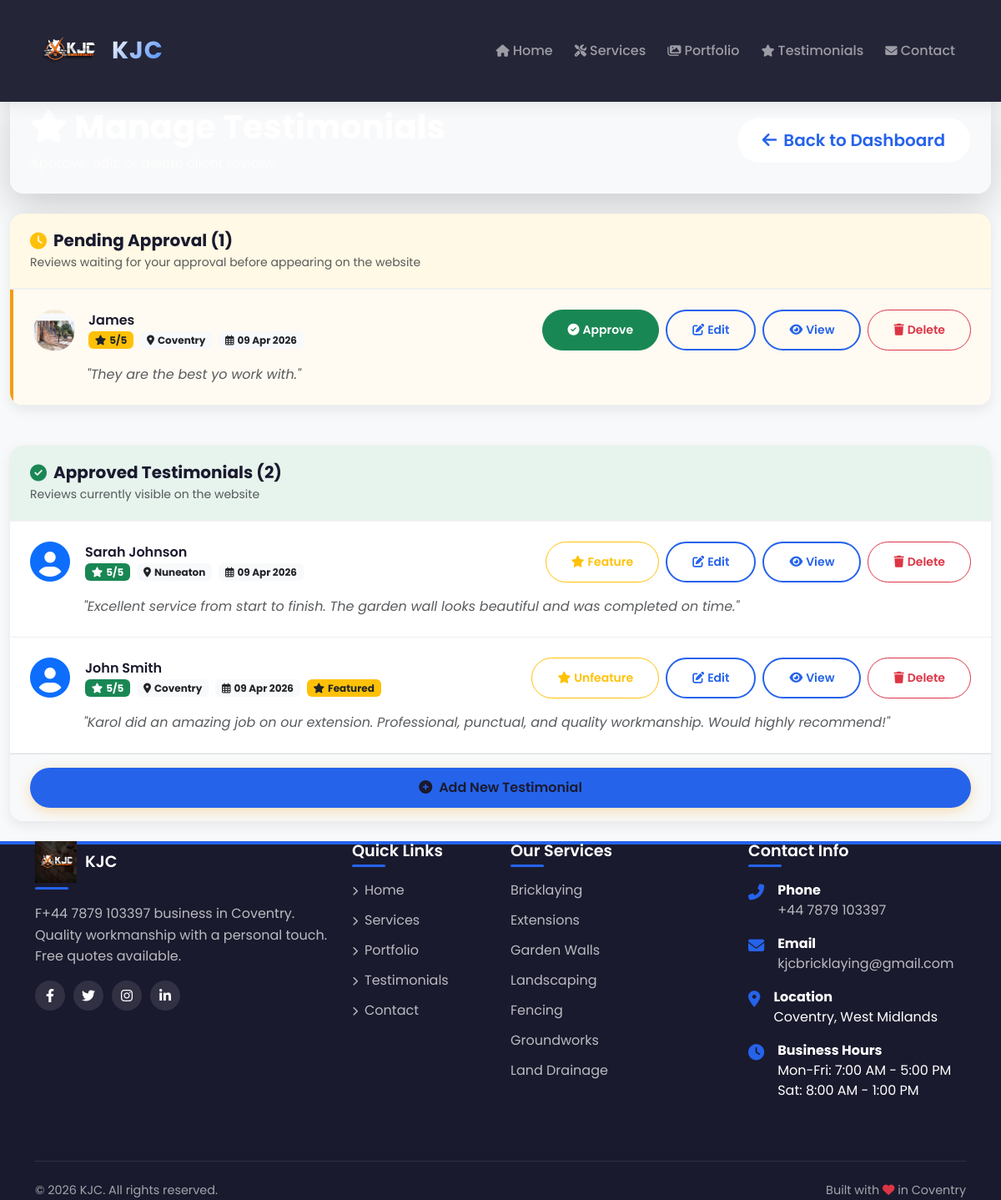
/admin/testimonials (signed in), run on the app's committed database.
### database.py (models this page shows, shortened)
class Testimonial(db.Model):
    id = db.Column(db.Integer, primary_key=True)
    client_name = db.Column(db.String(100), nullable=False)
    client_email = db.Column(db.String(120), nullable=False)
    client_location = db.Column(db.String(100))
    client_image = db.Column(db.String(200))
    content = db.Column(db.Text, nullable=False)
    rating = db.Column(db.Integer, default=5)
    date = db.Column(db.DateTime, default=datetime.utcnow)
    approved = db.Column(db.Boolean, default=False)  # Default to False for pending approval
    featured = db.Column(db.Boolean, default=False)
    project_id = db.Column(db.Integer, db.ForeignKey('project.id', ondelete='SET NULL'))
    project = db.relationship('Project', backref='testimonials', foreign_keys=[project_id])
    ip_address = db.Column(db.String(45))
    user_agent = db.Column(db.String(200))
    created_at = db.Column(db.DateTime, default=datetime.utcnow)
    updated_at = db.Column(db.DateTime, default=datetime.utcnow, onupdate=datetime.utcnow)

### app.py (the view)
@app.route('/admin/testimonials')
@login_required
def admin_testimonials():
    pending = Testimonial.query.filter_by(approved=False).order_by(Testimonial.date.desc()).all()
    approved = Testimonial.query.filter_by(approved=True).order_by(Testimonial.date.desc()).all()
    return render_template('admin/testimonials.html', pending=pending, approved=approved, now=datetime.now())

### app.py (called while the page is built)
@login_manager.user_loader
def load_user(user_id):
    return User.query.get(int(user_id))

@app.context_processor
def inject_now():
    return {
        'now': datetime.now(),
        'site_title': SiteSettings.get('site_title', 'KJC'),
        'site_phone': SiteSettings.get('phone', '+44 7879 103397'),
        'site_email': SiteSettings.get('email', 'kjcbricklaying@gmail.com'),
        'site_address': SiteSettings.get('address', 'Coventry, West Midlands'),
        'whatsapp_number': SiteSettings.get('whatsapp', '+44 7879 103397'),
        'facebook_url': SiteSettings.get('facebook', '#'),
        'twitter_url': SiteSettings.get('twitter', '#'),
        'instagram_url': SiteSettings.get('instagram', '#'),
        'linkedin_url': SiteSettings.get('linkedin', '#')
    }

### database.py (called while the page is built)
    @staticmethod
    def get(key, default=None):
        setting = SiteSettings.query.filter_by(key=key).first()
        return setting.value if setting else default

### templates/admin/testimonials.html (shortened to what this page needs)
{% extends "base.html" %}
{% block content %}
<div class="container-fluid py-4">
  <div class="row mb-4">
    <div class="col-12">
      <div class="page-header-modern bg-gradient-primary text-white p-4 rounded-4 shadow-lg">
        <div class="d-flex justify-content-between align-items-center flex-wrap gap-3">
          <div>
            <h1 class="display-6 fw-bold mb-2">
              <i class="fas fa-star me-2"></i>Manage Testimonials
            </h1>
            <p class="mb-0 opacity-75">Approve, edit, or delete client reviews</p>
          </div>
          <div>
            <a href="{{ url_for('admin_dashboard') }}" class="btn btn-light btn-lg">
              <i class="fas fa-arrow-left me-2"></i>Back to Dashboard
            </a>
          </div>
        </div>
      </div>
    </div>
  </div>
  {% if pending and pending|length > 0 %}
  <div class="row mb-5">
    <div class="col-12">
      <div class="admin-card">
        <div class="admin-card-header bg-warning bg-opacity-10">
          <div class="d-flex align-items-center gap-2">
            <i class="fas fa-clock text-warning fa-lg"></i>
            <h5 class="mb-0">Pending Approval ({{ pending|length }})</h5>
          </div>
          <p class="text-muted small mb-0 mt-1">
            Reviews waiting for your approval before appearing on the website
          </p>
        </div>
        <div class="admin-card-body p-0">
          <div class="testimonials-list">
            {% for testimonial in pending %}
            <div class="testimonial-item pending" data-id="{{ testimonial.id }}">
              <div class="testimonial-header">
                <div class="testimonial-info">
                  <div class="testimonial-avatar">
                    {% if testimonial.client_image %}
                    <img src="{{ testimonial.client_image }}" alt="{{ testimonial.client_name }}" class="rounded-circle" style="width: 50px; height: 50px; object-fit: cover">
                    {% else %}
                    <i class="fas fa-user-circle fa-3x text-primary"></i>
                    {% endif %}
                  </div>
                  <div class="testimonial-details">
                    <h6 class="mb-1">{{ testimonial.client_name }}</h6>
                    <div class="testimonial-meta">
                      <span class="badge bg-warning text-dark">
                        <i class="fas fa-star me-1"></i>{{ testimonial.rating }}/5
                      </span>
                      {% if testimonial.client_location %}
                      <span class="badge bg-light text-dark">
                        <i class="fas fa-map-marker-alt me-1"></i>{{ testimonial.client_location }}
                      </span>
                      {% endif %}
                      <span class="badge bg-light text-dark">
                        <i class="far fa-calendar-alt me-1"></i>{{ testimonial.date.strftime('%d %b %Y') }}
                      </span>
                    </div>
                  </div>
                </div>
                <div class="testimonial-actions">
                  <button class="btn btn-sm btn-success approve-testimonial" data-id="{{ testimonial.id }}">
                    <i class="fas fa-check-circle me-1"></i>Approve
                  </button>
                  <button class="btn btn-sm btn-outline-primary edit-testimonial"
                          data-id="{{ testimonial.id }}"
                          data-name="{{ testimonial.client_name }}"
                          data-email="{{ testimonial.client_email }}"
                          data-location="{{ testimonial.client_location }}"
                          data-rating="{{ testimonial.rating }}"
                          data-content="{{ testimonial.content }}"
                          data-image="{{ testimonial.client_image }}">
                    <i class="fas fa-edit me-1"></i>Edit
                  </button>
                  <button class="btn btn-sm btn-outline-primary view-testimonial"
                          data-name="{{ testimonial.client_name }}"
                          data-email="{{ testimonial.client_email }}"
                          data-location="{{ testimonial.client_location }}"
                          data-rating="{{ testimonial.rating }}"
                          data-content="{{ testimonial.content }}"
                          data-date="{{ testimonial.date.strftime('%d %B %Y at %H:%M') }}">
                    <i class="fas fa-eye me-1"></i>View
                  </button>
                  <button class="btn btn-sm btn-outline-danger delete-testimonial"
                          data-id="{{ testimonial.id }}"
                          data-name="{{ testimonial.client_name }}">
                    <i class="fas fa-trash me-1"></i>Delete
                  </button>
                </div>
              </div>
              <div class="testimonial-preview">
                <p class="mb-0 text-muted">
                  "{{ testimonial.content[:150] }}{% if testimonial.content|length > 150 %}...{% endif %}"
                </p>
              </div>
            </div>
            {% endfor %}
          </div>
        </div>
      </div>
    </div>
  </div>
  {% endif %}
  <div class="row">
    <div class="col-12">
      <div class="admin-card">
        <div class="admin-card-header bg-success bg-opacity-10">
          <div class="d-flex align-items-center gap-2">
            <i class="fas fa-check-circle text-success fa-lg"></i>
            <h5 class="mb-0">Approved Testimonials ({{ approved|length }})</h5>
          </div>
          <p class="text-muted small mb-0 mt-1">
            Reviews currently visible on the website
          </p>
        </div>
        <div class="admin-card-body p-0">
          {% if approved and approved|length > 0 %}
          <div class="testimonials-list">
            {% for testimonial in approved %}
            <div class="testimonial-item approved" data-id="{{ testimonial.id }}">
              <div class="testimonial-header">
                <div class="testimonial-info">
                  <div class="testimonial-avatar">
                    {% if testimonial.client_image %}
                    <img src="{{ testimonial.client_image }}" alt="{{ testimonial.client_name }}" class="rounded-circle" style="width: 50px; height: 50px; object-fit: cover">
                    {% else %}
                    <i class="fas fa-user-circle fa-3x text-primary"></i>
                    {% endif %}
                  </div>
                  <div class="testimonial-details">
                    <h6 class="mb-1">{{ testimonial.client_name }}</h6>
                    <div class="testimonial-meta">
                      <span class="badge bg-success">
                        <i class="fas fa-star me-1"></i>{{ testimonial.rating }}/5
                      </span>
                      {% if testimonial.client_location %}
                      <span class="badge bg-light text-dark">
                        <i class="fas fa-map-marker-alt me-1"></i>{{ testimonial.client_location }}
                      </span>
                      {% endif %}
                      <span class="badge bg-light text-dark">
                        <i class="far fa-calendar-alt me-1"></i>{{ testimonial.date.strftime('%d %b %Y') }}
                      </span>
                      {% if testimonial.featured %}
                      <span class="badge bg-warning text-dark">
                        <i class="fas fa-star me-1"></i>Featured
                      </span>
                      {% endif %}
                    </div>
                  </div>
                </div>
                <div class="testimonial-actions">
                  <button class="btn btn-sm btn-outline-warning toggle-featured"
                          data-id="{{ testimonial.id }}"
                          data-featured="{{ testimonial.featured }}">
                    <i class="fas fa-star me-1"></i>{% if testimonial.featured %}Unfeature{% else %}Feature{% endif %}
                  </button>
                  <button class="btn btn-sm btn-outline-primary edit-testimonial"
                          data-id="{{ testimonial.id }}"
                          data-name="{{ testimonial.client_name }}"
                          data-email="{{ testimonial.client_email }}"
                          data-location="{{ testimonial.client_location }}"
                          data-rating="{{ testimonial.rating }}"
                          data-content="{{ testimonial.content }}"
                          data-image="{{ testimonial.client_image }}">
                    <i class="fas fa-edit me-1"></i>Edit
                  </button>
                  <button class="btn btn-sm btn-outline-primary view-testimonial"
                          data-name="{{ testimonial.client_name }}"
                          data-email="{{ testimonial.client_email }}"
                          data-location="{{ testimonial.client_location }}"
                          data-rating="{{ testimonial.rating }}"
                          data-content="{{ testimonial.content }}"
                          data-date="{{ testimonial.date.strftime('%d %B %Y at %H:%M') }}">
                    <i class="fas fa-eye me-1"></i>View
                  </button>
                  <button class="btn btn-sm btn-outline-danger delete-testimonial"
                          data-id="{{ testimonial.id }}"
                          data-name="{{ testimonial.client_name }}">
                    <i class="fas fa-trash me-1"></i>Delete
                  </button>
                </div>
              </div>
              <div class="testimonial-preview">
                <p class="mb-0 text-muted">
                  "{{ testimonial.content[:150] }}{% if testimonial.content|length > 150 %}...{% endif %}"
                </p>
              </div>
            </div>
            {% endfor %}
          </div>
          {% else %}
          <div class="text-center py-5">
            <i class="fas fa-star fa-3x text-muted mb-3"></i>
            <p class="mb-0">No approved testimonials yet</p>
            <small class="text-muted">Add testimonials or approve pending ones</small>
          </div>
          {% endif %}
        </div>
        <div class="admin-card-footer">
          <a href="{{ url_for('add_testimonial') }}" class="btn btn-primary w-100">
            <i class="fas fa-plus-circle me-2"></i>Add New Testimonial
          </a>
        </div>
      </div>
    </div>
  </div>
</div>
{% endblock %}

### static/css/style.css (style rules this page uses)
:root { --primary-color: #f39c12; --primary-dark: #e67e22; --primary-light: #f1c40f; --secondary-color: #2c3e50; --accent-color: #f39c12; --dark-color: #1a1a2e; --light-color: #f8f9fa; --gray-color: #6c757d; --gray-light: #e9ecef; --gray-dark: #343a40; --success-color: #27ae60; --warning-color: #f39c12; --danger-color: #e74c3c; --transition: all 0.3s cubic-bezier(0.4, 0, 0.2, 1); --shadow-sm: 0 2px 4px rgba(0,0,0,0.05); --shadow-md: 0 4px 6px rgba(0,0,0,0.07); --shadow-lg: 0 10px 25px rgba(0,0,0,0.1); --shadow-xl: 0 20px 35px rgba(0,0,0,0.15); }
* { margin: 0; padding: 0; box-sizing: border-box; }
body { font-family: 'Poppins', 'Segoe UI', Tahoma, Geneva, Verdana, sans-serif; padding-top: 80px; background: var(--light-color); color: var(--dark-color); overflow-x: hidden; }
h1, h2, h3, h4, h5, h6 { font-weight: 700; line-height: 1.2; }
.btn { padding: 12px 30px; font-weight: 600; border-radius: 50px; transition: var(--transition); position: relative; overflow: hidden; }
.btn::before { content: ''; position: absolute; top: 50%; left: 50%; width: 0; height: 0; border-radius: 50%; background: rgba(255,255,255,0.3); transform: translate(-50%, -50%); transition: width 0.6s, height 0.6s; }
.btn-primary { background: var(--primary-color); border: none; box-shadow: 0 4px 15px rgba(243, 156, 18, 0.3); color: #1a1a2e; }
.btn-outline-primary { border: 2px solid var(--primary-color); color: var(--primary-color); }
.btn-light { background: white; color: var(--primary-color); }

### templates/base.html (style rules this page uses)
:root { --primary-color: #2563eb; --primary-dark: #1d4ed8; --primary-light: #3b82f6; --secondary-color: #2c3e50; --accent-color: #2563eb; --dark-color: #1a1a2e; --light-color: #f8f9fa; --transition: all 0.3s cubic-bezier(0.4, 0, 0.2, 1); --logo-size-desktop: 80px; --logo-size-scrolled: 65px; --logo-size-tablet: 65px; --logo-size-mobile: 55px; --logo-size-footer: 50px; }

### templates/admin/testimonials.html (style rules this page uses)
.admin-card { background: white; border-radius: 1rem; box-shadow: 0 5px 15px rgba(0,0,0,0.08); overflow: hidden; transition: all 0.3s ease; }
.admin-card-header { padding: 1.25rem 1.5rem; border-bottom: 2px solid #f0f0f0; }
.admin-card-footer { padding: 1rem 1.5rem; background: #f8f9fa; border-top: 1px solid #e0e0e0; }
.admin-card-body { padding: 0; }
.testimonials-list { display: flex; flex-direction: column; }
.testimonial-item { padding: 1.5rem; border-bottom: 1px solid #f0f0f0; transition: all 0.3s ease; }
.testimonial-item.pending { background: rgba(243, 156, 18, 0.05); border-left: 4px solid #f39c12; }
.testimonial-header { display: flex; justify-content: space-between; align-items: flex-start; flex-wrap: wrap; gap: 1rem; margin-bottom: 1rem; }
.testimonial-info { display: flex; gap: 1rem; align-items: center; }
.testimonial-avatar i, .testimonial-avatar img { width: 50px; height: 50px; border-radius: 50%; object-fit: cover; }
.testimonial-details h6 { margin-bottom: 0.5rem; font-weight: 600; }
.testimonial-meta { display: flex; flex-wrap: wrap; gap: 0.5rem; }
.testimonial-actions { display: flex; gap: 0.5rem; flex-wrap: wrap; }
.testimonial-preview { padding-left: 4rem; }
.testimonial-preview p { color: #6c757d; font-style: italic; }

### data on the page
Testimonial: client_image (picture), client_name "James", rating "5", client_location "Coventry", date "09 Apr 2026", content "They are the best yo work with."
Testimonial: client_name "Sarah Johnson", rating "5", client_location "Nuneaton", date "09 Apr 2026", featured "Feature", content "Excellent service from start to finish. The garden wall looks beautiful and was completed on time."
Testimonial: client_name "John Smith", rating "5", client_location "Coventry", date "09 Apr 2026", featured True (drawn), content "Karol did an amazing job on our extension. Professional, punctual, and quality workmanship. Would highly recommend!"

### other printed values
{{ pending|length }} "1"
{{ approved|length }} "2"
